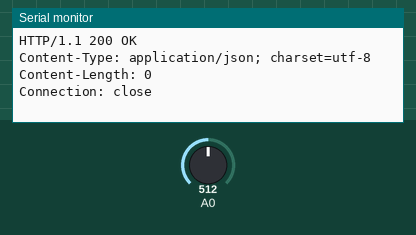
The sketch below on a simulated ESP8266 (NodeMCU). Parts: the last lines printed to the serial monitor. Inputs (shaded band) come from the test bench; at power-on: A0 = 512. WiFi joins after 1.5 s; servers stay silent unless stated; uploads are accepted with an empty reply.

Above: at 2.7 s.
2.8 s: A0 set to 716
At 3.51 s:
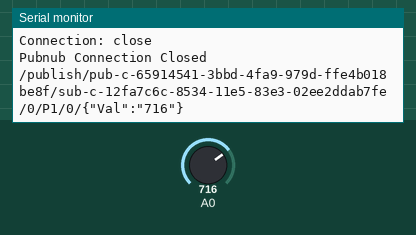
6.1 s: A0 set to 900
At 6.37 s:
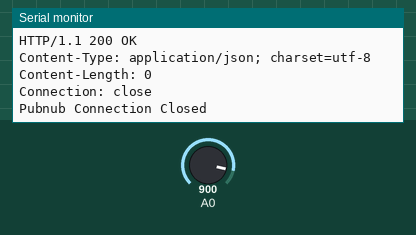

The sketch:

pubnub_publish.ino
```cpp
/*********************************************************************************
PUBNUB PUBLISH DATA USING REST API
*********************************************************************************/
#include <ESP8266WiFi.h>

const char* g_ssid      = "IoT";
const char* g_password  = "Lumacorno2016!";
const char* g_host      = "pubsub.pubnub.com";
const char* g_pubKey    = "pub-c-65914541-3bbd-4fa9-979d-ffe4b018be8f";
const char* g_subKey    = "sub-c-12fa7c6c-8534-11e5-83e3-02ee2ddab7fe";
const char* g_channel   = "P1";

unsigned long g_startMillis;
unsigned long g_switchTimeMillis;
boolean       g_heaterInHighPhase;

/*********************************************************************************
Function Name     : setup
Description       : Initialize the Serial Communication with baud 115200, connect
                    to the Router with SSID and PASSWORD
Parameters        : void
Return            : void
*********************************************************************************/

void setup(void){
  Serial.begin(115200);
  Serial.println();
  Serial.println();
  Serial.print("Connecting to ");
  Serial.println(g_ssid);

  WiFi.begin(g_ssid, g_password);

  while (WiFi.status() != WL_CONNECTED) {
    delay(500);
    Serial.print(".");
  }

  Serial.println("");
  Serial.println("WiFi connected");
  Serial.println("IP address: ");
  Serial.println(WiFi.localIP());
}

/*********************************************************************************
Function Name     : loop
Description       : Publish the data to the hello_world channel using the
                    GET Request
Parameters        : void
Return            : void
*********************************************************************************/
void loop(void){

  WiFiClient client;
  const int l_httpPort = 80;
  if (!client.connect(g_host, l_httpPort)) {
    Serial.println("Pubnub Connection Failed");
    return;
  }

//DATA FORMAT : http://pubsub.pubnub.com /publish/pub-key/sub-key/signature/channel/callback/message

  String url = "/publish/";
  url += g_pubKey;
  url += "/";
  url += g_subKey;
  url += "/0/";
  url += g_channel;
  url += "/0/";
  url += "{\"Val\":\"";
  url += analogRead( A0 );
  url += "\"}";
  Serial.println(url);

  client.print(String("GET ") + url + " HTTP/1.1\r\n" +
             "Host: " + g_host + "\r\n" +
             "Connection: close\r\n\r\n");
  delay(300);

  while(client.available()){
    String line = client.readStringUntil('\r');
    Serial.print(line);
  }

  Serial.println();
  Serial.println("Pubnub Connection Closed");
}

//End of the Program
```

Measured:
- after the input at 2.8 s, the serial monitor: prints a new line after 0.47 s (image 1)
